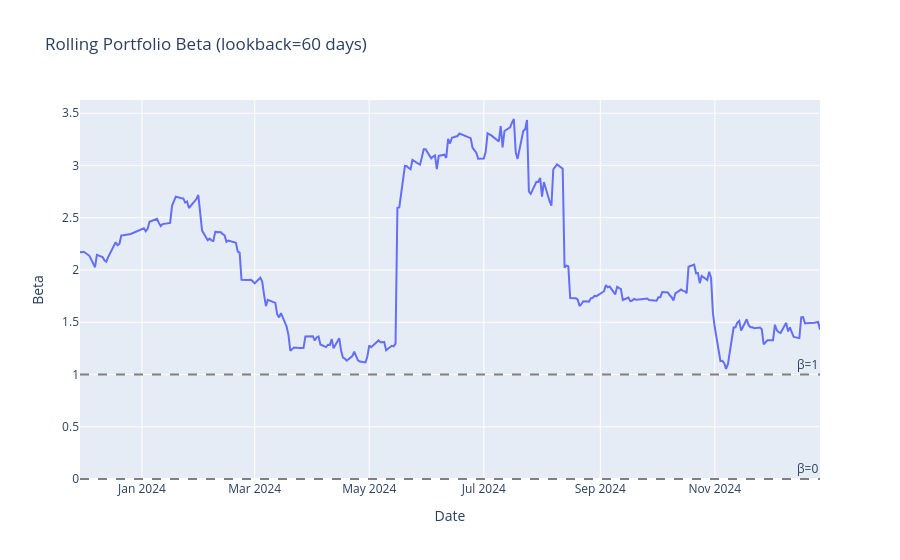

Write notebook code for a chart like this one.
### Markdown cell above
## Portfolio Beta

Track portfolio beta over time vs SPY.

### Code cell
# Plot portfolio beta over time
fig_beta = result.plot_portfolio_beta()
fig_beta.show()

### Figure 1 — Plotly figure (JSON) as saved in the notebook; plotly's stock layout.template omitted (floating-point values rounded to 4 significant figures; data arrays with more than 128 entries replaced by an {"elided": "..."} marker saying what was removed)
{"data": [{"hovertemplate": "Date: %{x|%Y-%m-%d}<br>Beta: %{y:.4f}<extra></extra>", "line": {"width": 2}, "mode": "lines", "name": "Portfolio Beta", "type": "scatter", "x": {"elided": "272 str values"}, "y": {"elided": "272 float values"}}], "layout": {"annotations": [{"showarrow": false, "text": "β=1", "x": 1, "xanchor": "right", "xref": "x domain", "y": 1, "yanchor": "bottom", "yref": "y"}, {"showarrow": false, "text": "β=0", "x": 1, "xanchor": "right", "xref": "x domain", "y": 0, "yanchor": "bottom", "yref": "y"}], "hovermode": "x unified", "shapes": [{"line": {"color": "gray", "dash": "dash"}, "type": "line", "x0": 0, "x1": 1, "xref": "x domain", "y0": 1, "y1": 1, "yref": "y"}, {"line": {"color": "gray", "dash": "dash"}, "type": "line", "x0": 0, "x1": 1, "xref": "x domain", "y0": 0, "y1": 0, "yref": "y"}], "title": {"text": "Rolling Portfolio Beta (lookback=60 days)"}, "xaxis": {"title": {"text": "Date"}}, "yaxis": {"title": {"text": "Beta"}}}}
